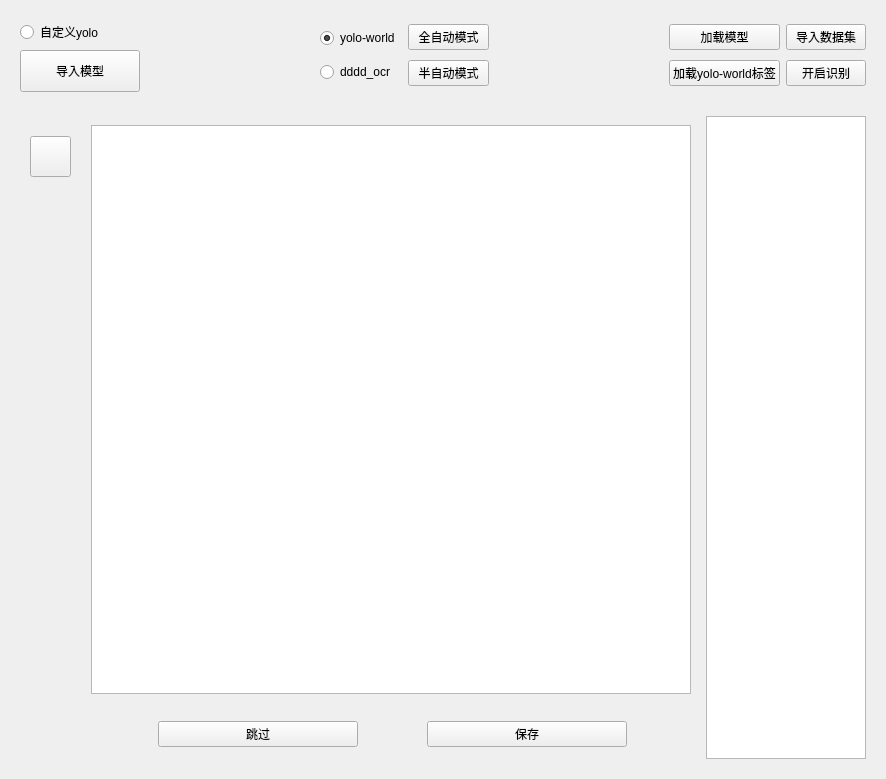
<?xml version="1.0" encoding="UTF-8"?>
<ui version="4.0">
 <class>Form</class>
 <widget class="QWidget" name="Form">
  <property name="geometry">
   <rect>
    <x>0</x>
    <y>0</y>
    <width>886</width>
    <height>779</height>
   </rect>
  </property>
  <property name="windowTitle">
   <string>Form</string>
  </property>
  <layout class="QVBoxLayout" name="verticalLayout">
   <item>
    <widget class="SimpleCardWidget" name="SimpleCardWidget_2">
     <property name="minimumSize">
      <size>
       <width>780</width>
       <height>90</height>
      </size>
     </property>
     <property name="maximumSize">
      <size>
       <width>16777215</width>
       <height>100</height>
      </size>
     </property>
     <layout class="QHBoxLayout" name="horizontalLayout_6">
      <item>
       <layout class="QVBoxLayout" name="verticalLayout_7">
        <item>
         <widget class="RadioButton" name="myself_radio_btn">
          <property name="text">
           <string>自定义yolo</string>
          </property>
         </widget>
        </item>
        <item>
         <widget class="PrimaryPushButton" name="import_model_btn">
          <property name="sizePolicy">
           <sizepolicy hsizetype="Preferred" vsizetype="Preferred">
            <horstretch>0</horstretch>
            <verstretch>0</verstretch>
           </sizepolicy>
          </property>
          <property name="maximumSize">
           <size>
            <width>120</width>
            <height>16777215</height>
           </size>
          </property>
          <property name="text">
           <string>导入模型</string>
          </property>
         </widget>
        </item>
       </layout>
      </item>
      <item>
       <widget class="VerticalSeparator" name="VerticalSeparator"/>
      </item>
      <item>
       <layout class="QHBoxLayout" name="horizontalLayout_7">
        <item>
         <layout class="QVBoxLayout" name="verticalLayout_5">
          <item>
           <widget class="RadioButton" name="yolo_world_radio_btn">
            <property name="text">
             <string>yolo-world</string>
            </property>
            <property name="checked">
             <bool>true</bool>
            </property>
            <property name="autoRepeat">
             <bool>false</bool>
            </property>
           </widget>
          </item>
          <item>
           <widget class="RadioButton" name="dddd_radio_btn">
            <property name="text">
             <string>dddd_ocr</string>
            </property>
            <property name="checked">
             <bool>false</bool>
            </property>
           </widget>
          </item>
         </layout>
        </item>
        <item>
         <layout class="QVBoxLayout" name="verticalLayout_4">
          <item>
           <widget class="ToggleButton" name="auto_tbtn">
            <property name="text">
             <string>全自动模式</string>
            </property>
           </widget>
          </item>
          <item>
           <widget class="ToggleButton" name="half_auto_tbtn">
            <property name="text">
             <string>半自动模式</string>
            </property>
            <property name="checked">
             <bool>true</bool>
            </property>
           </widget>
          </item>
         </layout>
        </item>
       </layout>
      </item>
      <item>
       <widget class="VerticalSeparator" name="VerticalSeparator_3"/>
      </item>
      <item>
       <layout class="QHBoxLayout" name="horizontalLayout_5">
        <item>
         <layout class="QVBoxLayout" name="verticalLayout_6">
          <item>
           <widget class="PrimaryPushButton" name="load_model_btn">
            <property name="text">
             <string>加载模型</string>
            </property>
           </widget>
          </item>
          <item>
           <widget class="PrimaryPushButton" name="yolo_label_btn">
            <property name="text">
             <string>加载yolo-world标签</string>
            </property>
           </widget>
          </item>
         </layout>
        </item>
        <item>
         <layout class="QVBoxLayout" name="verticalLayout_3">
          <item>
           <widget class="PrimaryPushButton" name="impor_dataset_btn">
            <property name="text">
             <string>导入数据集</string>
            </property>
           </widget>
          </item>
          <item>
           <widget class="ToggleButton" name="start_predict_btn">
            <property name="text">
             <string>开启识别</string>
            </property>
           </widget>
          </item>
         </layout>
        </item>
       </layout>
      </item>
     </layout>
    </widget>
   </item>
   <item>
    <widget class="SimpleCardWidget" name="SimpleCardWidget">
     <property name="minimumSize">
      <size>
       <width>0</width>
       <height>200</height>
      </size>
     </property>
     <layout class="QHBoxLayout" name="horizontalLayout_3">
      <item>
       <layout class="QHBoxLayout" name="horizontalLayout_2">
        <item>
         <widget class="ElevatedCardWidget" name="ElevatedCardWidget">
          <property name="minimumSize">
           <size>
            <width>60</width>
            <height>0</height>
           </size>
          </property>
          <widget class="ToggleToolButton" name="draw_tbtn">
           <property name="geometry">
            <rect>
             <x>10</x>
             <y>20</y>
             <width>41</width>
             <height>41</height>
            </rect>
           </property>
          </widget>
         </widget>
        </item>
        <item>
         <layout class="QVBoxLayout" name="verticalLayout_2">
          <item>
           <widget class="CardWidget" name="CardWidget_2">
            <property name="minimumSize">
             <size>
              <width>200</width>
              <height>0</height>
             </size>
            </property>
            <layout class="QHBoxLayout" name="horizontalLayout">
             <property name="spacing">
              <number>5</number>
             </property>
             <property name="leftMargin">
              <number>5</number>
             </property>
             <item>
              <widget class="HorizontalFlipView" name="image_flipview">
               <property name="minimumSize">
                <size>
                 <width>0</width>
                 <height>0</height>
                </size>
               </property>
              </widget>
             </item>
            </layout>
           </widget>
          </item>
          <item>
           <widget class="CardWidget" name="CardWidget">
            <property name="sizePolicy">
             <sizepolicy hsizetype="Minimum" vsizetype="Preferred">
              <horstretch>0</horstretch>
              <verstretch>0</verstretch>
             </sizepolicy>
            </property>
            <property name="minimumSize">
             <size>
              <width>200</width>
              <height>50</height>
             </size>
            </property>
            <property name="maximumSize">
             <size>
              <width>2000</width>
              <height>50</height>
             </size>
            </property>
            <layout class="QHBoxLayout" name="horizontalLayout_4">
             <item>
              <widget class="PrimaryPushButton" name="skip_btn">
               <property name="maximumSize">
                <size>
                 <width>200</width>
                 <height>16777215</height>
                </size>
               </property>
               <property name="text">
                <string>跳过</string>
               </property>
              </widget>
             </item>
             <item>
              <widget class="PrimaryPushButton" name="save_btn">
               <property name="maximumSize">
                <size>
                 <width>200</width>
                 <height>16777215</height>
                </size>
               </property>
               <property name="text">
                <string>保存</string>
               </property>
              </widget>
             </item>
            </layout>
           </widget>
          </item>
         </layout>
        </item>
        <item>
         <widget class="ListWidget" name="image_path_list">
          <property name="maximumSize">
           <size>
            <width>160</width>
            <height>16777215</height>
           </size>
          </property>
         </widget>
        </item>
       </layout>
      </item>
     </layout>
    </widget>
   </item>
  </layout>
 </widget>
 <customwidgets>
  <customwidget>
   <class>PushButton</class>
   <extends>QPushButton</extends>
   <header>qfluentwidgets</header>
  </customwidget>
  <customwidget>
   <class>PrimaryPushButton</class>
   <extends>PushButton</extends>
   <header>qfluentwidgets</header>
  </customwidget>
  <customwidget>
   <class>ToolButton</class>
   <extends>QToolButton</extends>
   <header>qfluentwidgets</header>
  </customwidget>
  <customwidget>
   <class>RadioButton</class>
   <extends>QRadioButton</extends>
   <header>qfluentwidgets</header>
  </customwidget>
  <customwidget>
   <class>ToggleButton</class>
   <extends>PushButton</extends>
   <header>qfluentwidgets</header>
  </customwidget>
  <customwidget>
   <class>ToggleToolButton</class>
   <extends>ToolButton</extends>
   <header>qfluentwidgets</header>
  </customwidget>
  <customwidget>
   <class>VerticalSeparator</class>
   <extends>QWidget</extends>
   <header>qfluentwidgets</header>
  </customwidget>
  <customwidget>
   <class>CardWidget</class>
   <extends>QFrame</extends>
   <header>qfluentwidgets</header>
   <container>1</container>
  </customwidget>
  <customwidget>
   <class>ElevatedCardWidget</class>
   <extends>SimpleCardWidget</extends>
   <header>qfluentwidgets</header>
   <container>1</container>
  </customwidget>
  <customwidget>
   <class>SimpleCardWidget</class>
   <extends>CardWidget</extends>
   <header>qfluentwidgets</header>
   <container>1</container>
  </customwidget>
  <customwidget>
   <class>ListWidget</class>
   <extends>QListWidget</extends>
   <header>qfluentwidgets</header>
  </customwidget>
  <customwidget>
   <class>HorizontalFlipView</class>
   <extends>QListWidget</extends>
   <header>qfluentwidgets</header>
  </customwidget>
 </customwidgets>
 <resources/>
 <connections/>
</ui>
